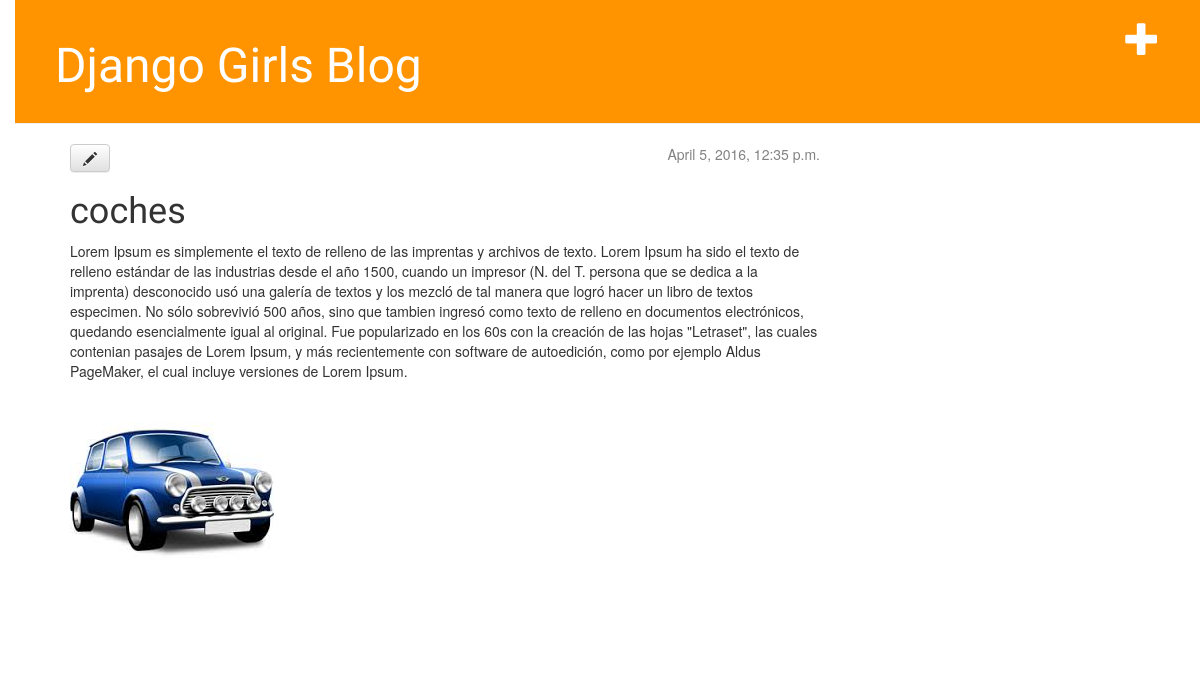
Before: /post/1/ with the older database file.
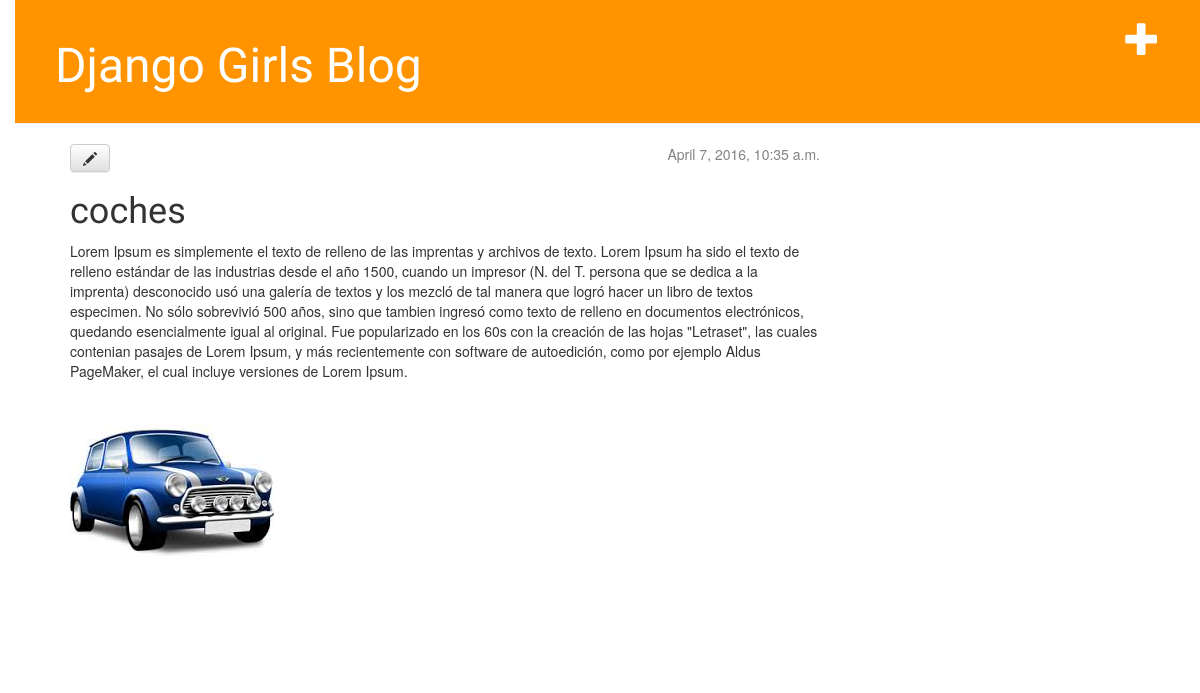
After: the same page with the newer database file.
### blog/models.py (models this page shows, shortened)
class Post(models.Model):
	author = models.ForeignKey('auth.User')
	image = models.ImageField(upload_to="", null=True, blank=True)
	title = models.CharField(max_length=200)
	text = models.TextField()
	created_date = models.DateTimeField(
		default=timezone.now)
	published_date = models.DateTimeField(
		blank=True, null=True)

### blog/views.py (the view)
# urls.py: url(r'^post/(?P<pk>[0-9]+)/$', views.post_detail),
def post_detail(request, pk):
	post = get_object_or_404(Post, pk=pk)
	return render(request, 'blog/post_detail.html', {'post': post})

### blog/templates/blog/post_detail.html
{% extends 'blog/base.html' %}
    {% block content %}
        <div class="post">
            {% if post.published_date %}
                <div class="date">
                    {{ post.published_date }}
                </div>
            {% endif %}
            <a class="btn btn-default" href="{% url 'post_edit' pk=post.pk %}"><span class="glyphicon glyphicon-pencil"></span></a>
            <h1>{{ post.title }}</h1>
            <p>{{ post.text|linebreaks }}</p>
             {%if post.image%}
                <img src="{{ post.image.url }}">
             {%endif%}
        </div>
    {% endblock %}

Changed rows visible on the page:
changed Post "coches": published_date "April 5, 2016, 12:35 p.m." → "April 7, 2016, 10:35 a.m."
